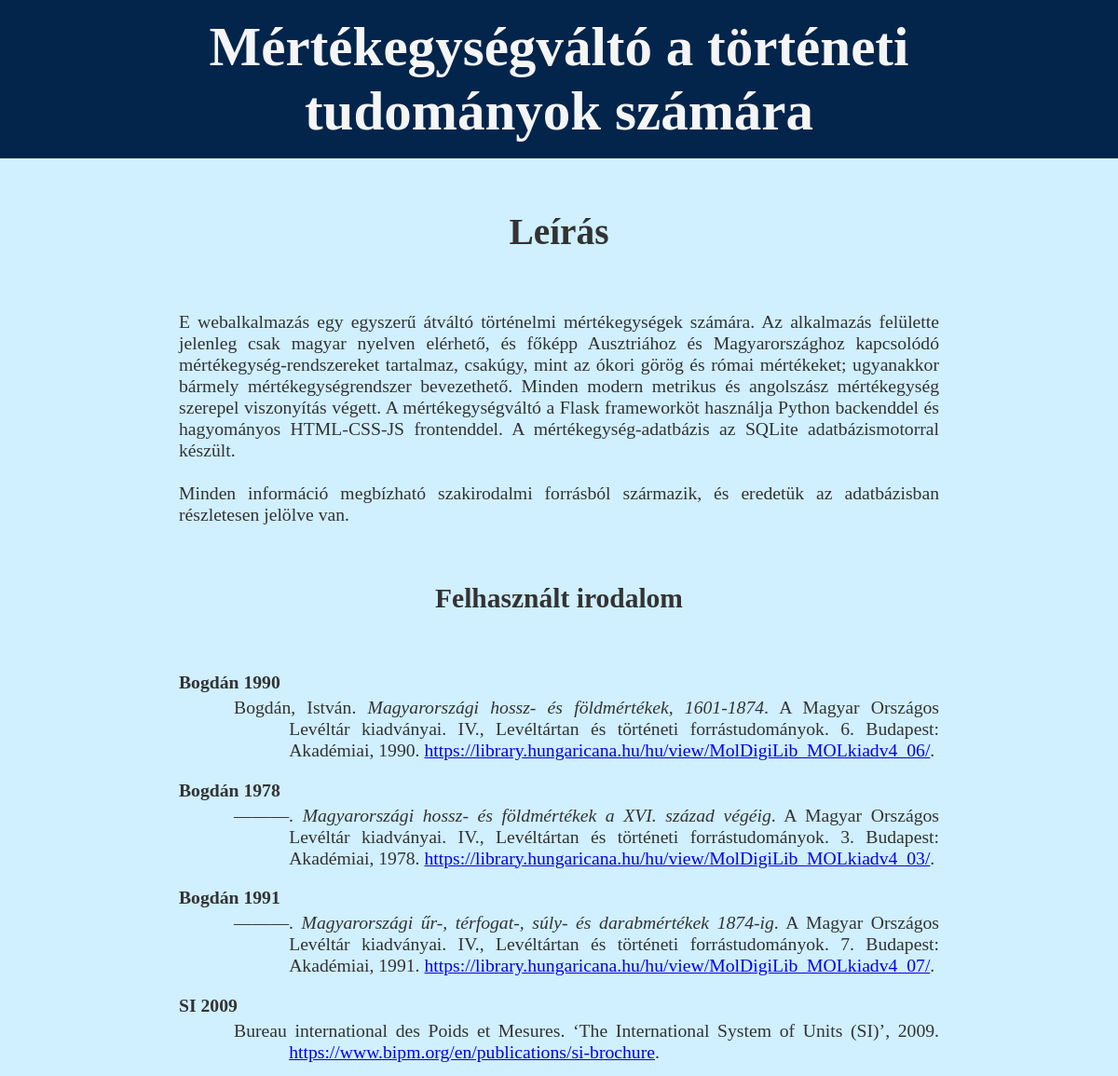
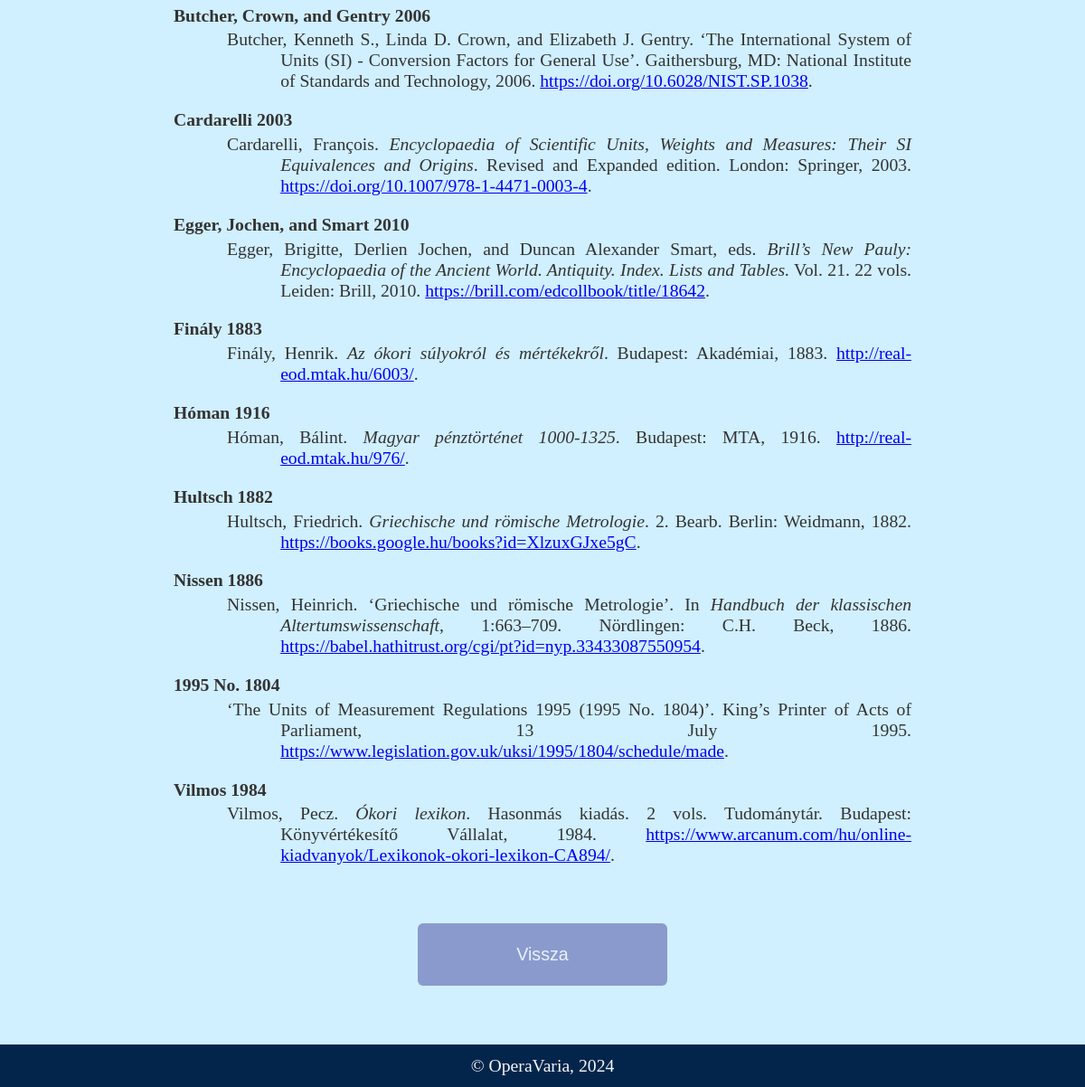
/about, run on the app's committed database (2 pictures, top to bottom).
### tables this page shows
CREATE TABLE "source_list" (
	"author_date"	TEXT NOT NULL UNIQUE,
	"bibl_entry"	TEXT NOT NULL,
	"link"	TEXT NOT NULL,
	"html"	TEXT NOT NULL,
	PRIMARY KEY("author_date")
);

### ucw_flask_app.py (the view)
@app.route("/about")
def about():
    source_dict = source_dict_setup()
    return render_template("about.html", source_dict=source_dict)

### py_backend/fetch_functions.py (called while the page is built)
def fetch_dict(command, param):
    value_dict = {}
    con = sqlite3.connect("database/unit_database.db")
    cur = con.cursor()
    for key, value in cur.execute(command, param):
        value_dict[key] = value
    con.close()
    return value_dict

### py_backend/setup_functions.py (called while the page is built)
def source_dict_setup():
    command = "SELECT author_date, html FROM source_list"
    param = ()
    source_dict = fetch_dict(command, param)
    return source_dict

### templates/about.html
{% extends "base.html" %}
{% block body %}
<div class="container horizontal margined">
  <div class="item title">
      <h1>Leírás</h1>
  </div>
  <div class="item text">
    <p>E webalkalmazás egy egyszerű átváltó történelmi mértékegységek számára. Az alkalmazás felülette jelenleg csak
      magyar nyelven elérhető, és főképp Ausztriához és Magyarországhoz kapcsolódó mértékegység-rendszereket tartalmaz,
      csakúgy, mint az ókori görög és római mértékeket; ugyanakkor bármely mértékegységrendszer bevezethető.
      Minden modern metrikus és angolszász mértékegység szerepel viszonyítás végett. A mértékegységváltó a Flask
      frameworköt használja Python backenddel és hagyományos HTML-CSS-JS frontenddel.
      A mértékegység-adatbázis az SQLite adatbázismotorral készült.</p>
    <br>
    <p>Minden információ megbízható szakirodalmi forrásból származik, és eredetük az adatbázisban részletesen jelölve van.</p>
  </div>
  <div class="item title">
    <h2>Felhasznált irodalom</h2>
  </div>
  <div class="item text">
    <dl>
      {% for author_date, entry in source_dict.items() %}
      <dt>{{author_date}}</dt>
      <dd>{{entry|safe}}</dd>
      {% endfor %}
    </dl>
  </div>
  <div class="item full-wide">
    <button class="normal" onclick="loadPage('/')">Vissza</button>
  </div>
</div>
{% endblock body %}
{% block footer %}
<p>&copy; OperaVaria,&#160;<span id="year-location"></span></p>
{% endblock footer %}

### templates/base.html (shortened to what this page needs)
<!DOCTYPE html>
<html lang="hu">
<head>
  <link rel="stylesheet" href="{{ url_for('static', filename='css/style.css') }}">
</head>
<body>
  <header id="base-header">
    <span id="head-title" class="link" onclick="loadPage('/')">Mértékegységváltó a történeti tudományok számára</span>
  </header>
  {% block body %}{% endblock body %}
  <footer id="base-footer">
    {% block footer %}{% endblock footer %}
  </footer>
</body>
</html>

### static/css/style.css (style rules this page uses)
html { color: #333333; font-family: Georgia, serif; font-size: calc(15px + 0.390625vw); text-align: center; }
body { background-attachment: fixed; background-color: #d0efff; background-position: top left; background-repeat: no-repeat; }
* { box-sizing: border-box; margin: 0; padding: 0; }
#base-header { align-content: center; align-items: center; background-color: #03254c; color: #f5f5f5; display: flex; font-size: 3rem; font-weight: bold; justify-content: center; overflow: hidden; padding: 2vh 0; position: fixed; top: 0; width: 100%; z-index: 2; }
#head-title { width: 80vw; }
.container { align-content: space-around; align-items: center; display: flex; justify-content: center; gap: 1vw; }
.horizontal { flex-flow: row wrap; }
.margined { margin-bottom: 12vh; margin-top: 24vh; }
.item { padding: 2vh 1vw; }
.title { flex-basis: 100%; margin: 1.5vw; }
.full-wide { flex-basis: 100%; }
.text { max-width: 70vw; text-align: justify; text-decoration: none; }
dt { font-weight: bold; margin-bottom: 0.2em; }
dd { margin-left: 6em; margin-bottom: 1em; text-indent: -3em; }
button { background-color: #5d63ac; border-radius: 0.3em; border: none; color: #f5f5f5; cursor: pointer; opacity: 0.6; text-align: center; text-decoration: none; transition: 0.4s; }
button.normal { font-size: 1em; height: 3.5em; width: 14em; }
span.link { cursor: pointer; transition: 0.4s; }
#base-footer { align-content: space-around; align-items: center; background-color: #03254c; bottom: 0; color: #f5f5f5; display: flex; font-size: 1rem; font-weight: normal; gap: 0.5em 1em; justify-content: center; overflow: hidden; padding: 1.5vh; position: fixed; width: 100%; z-index: 2; }

### data on the page
source_list: author_date "Bogdán 1990", html "Bogdán, István. Magyarországi hossz- és földmértékek, 1601-1874 . A Magyar Országos Levéltár kiadványai. IV., Levéltártan és történeti forrástudományok. 6. Budapest: Akadémiai, 1990. https://library.hungaricana.hu/hu/view/MolDigiLib_MOLkiadv4_06/ ."
source_list: author_date "Bogdán 1978", html "———. Magyarországi hossz- és földmértékek a XVI. század végéig . A Magyar Országos Levéltár kiadványai. IV., Levéltártan és történeti forrástudományok. 3. Budapest: Akadémiai, 1978. https://library.hungaricana.hu/hu/view/MolDigiLib_MOLkiadv4_03/ ."
source_list: author_date "Bogdán 1991", html "———. Magyarországi űr-, térfogat-, súly- és darabmértékek 1874-ig . A Magyar Országos Levéltár kiadványai. IV., Levéltártan és történeti forrástudományok. 7. Budapest: Akadémiai, 1991. https://library.hungaricana.hu/hu/view/MolDigiLib_MOLkiadv4_07/ ."
source_list: author_date "SI 2009", html "Bureau international des Poids et Mesures. ‘The International System of Units (SI)’, 2009. https://www.bipm.org/en/publications/si-brochure ."
source_list: author_date "Butcher, Crown, and Gentry 2006", html "Butcher, Kenneth S., Linda D. Crown, and Elizabeth J. Gentry. ‘The International System of Units (SI) - Conversion Factors for General Use’. Gaithersburg, MD: National Institute of Standards and Technology, 2006. https://doi.org/10.6028/NIST.SP.1038 ."
source_list: author_date "Cardarelli 2003", html "Cardarelli, François. Encyclopaedia of Scientific Units, Weights and Measures: Their SI Equivalences and Origins . Revised and Expanded edition. London: Springer, 2003. https://doi.org/10.1007/978-1-4471-0003-4 ."
source_list: author_date "Egger, Jochen, and Smart 2010", html "Egger, Brigitte, Derlien Jochen, and Duncan Alexander Smart, eds. Brill’s New Pauly: Encyclopaedia of the Ancient World. Antiquity. Index. Lists and Tables. Vol. 21. 22 vols. Leiden: Brill, 2010. https://brill.com/edcollbook/title/18642 ."
source_list: author_date "Finály 1883", html "Finály, Henrik. Az ókori súlyokról és mértékekről . Budapest: Akadémiai, 1883. http://real-eod.mtak.hu/6003/ ."
source_list: author_date "Hóman 1916", html "Hóman, Bálint. Magyar pénztörténet 1000-1325 . Budapest: MTA, 1916. http://real-eod.mtak.hu/976/ ."
source_list: author_date "Hultsch 1882", html "Hultsch, Friedrich. Griechische und römische Metrologie . 2. Bearb. Berlin: Weidmann, 1882. https://books.google.hu/books?id=XlzuxGJxe5gC ."
source_list: author_date "Nissen 1886", html "Nissen, Heinrich. ‘Griechische und römische Metrologie’. In Handbuch der klassischen Altertumswissenschaft , 1:663–709. Nördlingen: C.H. Beck, 1886. https://babel.hathitrust.org/cgi/pt?id=nyp.33433087550954 ."
source_list: author_date "1995 No. 1804", html "‘The Units of Measurement Regulations 1995 (1995 No. 1804)’. King’s Printer of Acts of Parliament, 13 July 1995. https://www.legislation.gov.uk/uksi/1995/1804/schedule/made ."
source_list: author_date "Vilmos 1984", html "Vilmos, Pecz. Ókori lexikon . Hasonmás kiadás. 2 vols. Tudománytár. Budapest: Könyvértékesítő Vállalat, 1984. https://www.arcanum.com/hu/online-kiadvanyok/Lexikonok-okori-lexikon-CA894/ ."
